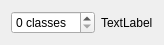
<?xml version="1.0" encoding="UTF-8"?>
<ui version="4.0">
 <class>ColorSchemeWidget</class>
 <widget class="QWidget" name="ColorSchemeWidget">
  <property name="geometry">
   <rect>
    <x>0</x>
    <y>0</y>
    <width>145</width>
    <height>38</height>
   </rect>
  </property>
  <property name="windowTitle">
   <string>Color Scheme</string>
  </property>
  <layout class="QGridLayout" name="gridLayout">
   <property name="sizeConstraint">
    <enum>QLayout::SetMinimumSize</enum>
   </property>
   <item row="0" column="0">
    <widget class="QSpinBox" name="classesSpinBox">
     <property name="sizePolicy">
      <sizepolicy hsizetype="Minimum" vsizetype="Fixed">
       <horstretch>1</horstretch>
       <verstretch>0</verstretch>
      </sizepolicy>
     </property>
     <property name="suffix">
      <string> classes</string>
     </property>
    </widget>
   </item>
   <item row="0" column="1">
    <widget class="widgetzeug::ColorSchemeLabel" name="schemeLabel">
     <property name="sizePolicy">
      <sizepolicy hsizetype="Preferred" vsizetype="Preferred">
       <horstretch>2</horstretch>
       <verstretch>0</verstretch>
      </sizepolicy>
     </property>
     <property name="text">
      <string>TextLabel</string>
     </property>
    </widget>
   </item>
  </layout>
 </widget>
 <customwidgets>
  <customwidget>
   <class>widgetzeug::ColorSchemeLabel</class>
   <extends>QLabel</extends>
   <header location="global">widgetzeug/ColorSchemeLabel.h</header>
  </customwidget>
 </customwidgets>
 <resources/>
 <connections/>
</ui>
